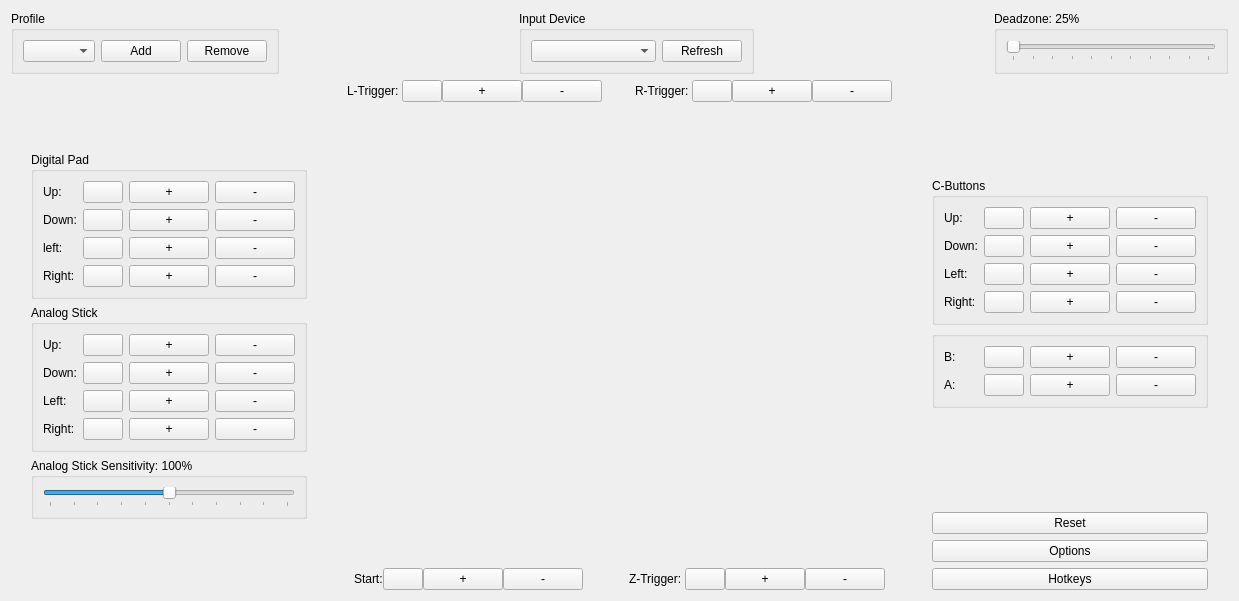
<?xml version="1.0" encoding="UTF-8"?>
<ui version="4.0">
 <class>ControllerWidget</class>
 <widget class="QWidget" name="ControllerWidget">
  <property name="geometry">
   <rect>
    <x>0</x>
    <y>0</y>
    <width>1239</width>
    <height>601</height>
   </rect>
  </property>
  <property name="sizePolicy">
   <sizepolicy hsizetype="Preferred" vsizetype="Preferred">
    <horstretch>0</horstretch>
    <verstretch>0</verstretch>
   </sizepolicy>
  </property>
  <property name="windowTitle">
   <string>ControllerWidget</string>
  </property>
  <layout class="QVBoxLayout" name="verticalLayout_10">
   <item>
    <layout class="QHBoxLayout" name="horizontalLayout_4">
     <item>
      <widget class="QGroupBox" name="profileGroupBox">
       <property name="title">
        <string>Profile</string>
       </property>
       <layout class="QHBoxLayout" name="horizontalLayout_11">
        <item>
         <widget class="QComboBox" name="profileComboBox">
          <property name="sizePolicy">
           <sizepolicy hsizetype="Expanding" vsizetype="Fixed">
            <horstretch>0</horstretch>
            <verstretch>0</verstretch>
           </sizepolicy>
          </property>
          <property name="sizeAdjustPolicy">
           <enum>QComboBox::SizeAdjustPolicy::AdjustToContents</enum>
          </property>
         </widget>
        </item>
        <item>
         <widget class="QPushButton" name="addProfileButton">
          <property name="sizePolicy">
           <sizepolicy hsizetype="Minimum" vsizetype="Fixed">
            <horstretch>0</horstretch>
            <verstretch>0</verstretch>
           </sizepolicy>
          </property>
          <property name="text">
           <string>Add</string>
          </property>
         </widget>
        </item>
        <item>
         <widget class="QPushButton" name="removeProfileButton">
          <property name="sizePolicy">
           <sizepolicy hsizetype="Minimum" vsizetype="Fixed">
            <horstretch>0</horstretch>
            <verstretch>0</verstretch>
           </sizepolicy>
          </property>
          <property name="text">
           <string>Remove</string>
          </property>
         </widget>
        </item>
       </layout>
      </widget>
     </item>
     <item>
      <spacer name="horizontalSpacer_8">
       <property name="orientation">
        <enum>Qt::Orientation::Horizontal</enum>
       </property>
       <property name="sizeHint" stdset="0">
        <size>
         <width>40</width>
         <height>20</height>
        </size>
       </property>
      </spacer>
     </item>
     <item>
      <widget class="QGroupBox" name="groupBox_4">
       <property name="sizePolicy">
        <sizepolicy hsizetype="Preferred" vsizetype="Preferred">
         <horstretch>0</horstretch>
         <verstretch>0</verstretch>
        </sizepolicy>
       </property>
       <property name="title">
        <string>Input Device</string>
       </property>
       <layout class="QHBoxLayout" name="horizontalLayout_10">
        <item>
         <widget class="QComboBox" name="inputDeviceComboBox">
          <property name="sizePolicy">
           <sizepolicy hsizetype="Expanding" vsizetype="Fixed">
            <horstretch>0</horstretch>
            <verstretch>0</verstretch>
           </sizepolicy>
          </property>
          <property name="sizeAdjustPolicy">
           <enum>QComboBox::SizeAdjustPolicy::AdjustToContents</enum>
          </property>
         </widget>
        </item>
        <item>
         <widget class="QPushButton" name="inputDeviceRefreshButton">
          <property name="sizePolicy">
           <sizepolicy hsizetype="Minimum" vsizetype="Fixed">
            <horstretch>0</horstretch>
            <verstretch>0</verstretch>
           </sizepolicy>
          </property>
          <property name="text">
           <string>Refresh</string>
          </property>
         </widget>
        </item>
       </layout>
      </widget>
     </item>
     <item>
      <spacer name="horizontalSpacer_4">
       <property name="orientation">
        <enum>Qt::Orientation::Horizontal</enum>
       </property>
       <property name="sizeHint" stdset="0">
        <size>
         <width>40</width>
         <height>20</height>
        </size>
       </property>
      </spacer>
     </item>
     <item>
      <widget class="QGroupBox" name="deadZoneGroupBox">
       <property name="title">
        <string>Deadzone: 25%</string>
       </property>
       <layout class="QVBoxLayout" name="verticalLayout_5">
        <item>
         <widget class="QSlider" name="deadZoneSlider">
          <property name="sizePolicy">
           <sizepolicy hsizetype="Expanding" vsizetype="Fixed">
            <horstretch>0</horstretch>
            <verstretch>0</verstretch>
           </sizepolicy>
          </property>
          <property name="minimum">
           <number>0</number>
          </property>
          <property name="maximum">
           <number>100</number>
          </property>
          <property name="orientation">
           <enum>Qt::Orientation::Horizontal</enum>
          </property>
          <property name="tickPosition">
           <enum>QSlider::TickPosition::TicksBelow</enum>
          </property>
          <property name="tickInterval">
           <number>10</number>
          </property>
         </widget>
        </item>
       </layout>
      </widget>
     </item>
    </layout>
   </item>
   <item>
    <layout class="QHBoxLayout" name="horizontalLayout_3">
     <item>
      <spacer name="horizontalSpacer">
       <property name="orientation">
        <enum>Qt::Orientation::Horizontal</enum>
       </property>
       <property name="sizeHint" stdset="0">
        <size>
         <width>40</width>
         <height>20</height>
        </size>
       </property>
      </spacer>
     </item>
     <item>
      <layout class="QVBoxLayout" name="verticalLayout_7">
       <item>
        <spacer name="verticalSpacer_3">
         <property name="orientation">
          <enum>Qt::Orientation::Vertical</enum>
         </property>
         <property name="sizeHint" stdset="0">
          <size>
           <width>20</width>
           <height>40</height>
          </size>
         </property>
        </spacer>
       </item>
       <item>
        <widget class="QGroupBox" name="dpadGroupBox">
         <property name="sizePolicy">
          <sizepolicy hsizetype="Minimum" vsizetype="Preferred">
           <horstretch>0</horstretch>
           <verstretch>0</verstretch>
          </sizepolicy>
         </property>
         <property name="title">
          <string>Digital Pad</string>
         </property>
         <property name="flat">
          <bool>false</bool>
         </property>
         <property name="checkable">
          <bool>false</bool>
         </property>
         <layout class="QHBoxLayout" name="horizontalLayout_5">
          <item>
           <layout class="QVBoxLayout" name="verticalLayout_6">
            <item>
             <widget class="QLabel" name="label_19">
              <property name="sizePolicy">
               <sizepolicy hsizetype="Minimum" vsizetype="Preferred">
                <horstretch>0</horstretch>
                <verstretch>0</verstretch>
               </sizepolicy>
              </property>
              <property name="text">
               <string>Up:</string>
              </property>
             </widget>
            </item>
            <item>
             <widget class="QLabel" name="label_20">
              <property name="sizePolicy">
               <sizepolicy hsizetype="Minimum" vsizetype="Preferred">
                <horstretch>0</horstretch>
                <verstretch>0</verstretch>
               </sizepolicy>
              </property>
              <property name="text">
               <string>Down:</string>
              </property>
              <property name="scaledContents">
               <bool>false</bool>
              </property>
              <property name="wordWrap">
               <bool>true</bool>
              </property>
             </widget>
            </item>
            <item>
             <widget class="QLabel" name="label_21">
              <property name="sizePolicy">
               <sizepolicy hsizetype="Minimum" vsizetype="Preferred">
                <horstretch>0</horstretch>
                <verstretch>0</verstretch>
               </sizepolicy>
              </property>
              <property name="text">
               <string>left:</string>
              </property>
             </widget>
            </item>
            <item>
             <widget class="QLabel" name="label_22">
              <property name="sizePolicy">
               <sizepolicy hsizetype="Minimum" vsizetype="Preferred">
                <horstretch>0</horstretch>
                <verstretch>0</verstretch>
               </sizepolicy>
              </property>
              <property name="text">
               <string>Right:</string>
              </property>
             </widget>
            </item>
           </layout>
          </item>
          <item>
           <layout class="QVBoxLayout" name="verticalLayout_4">
            <item>
             <layout class="QHBoxLayout" name="horizontalLayout_19">
              <item>
               <widget class="MappingButton" name="dpadUpButton">
                <property name="sizePolicy">
                 <sizepolicy hsizetype="Minimum" vsizetype="Fixed">
                  <horstretch>0</horstretch>
                  <verstretch>0</verstretch>
                 </sizepolicy>
                </property>
                <property name="text">
                 <string/>
                </property>
               </widget>
              </item>
              <item>
               <widget class="AddMappingButton" name="dpadUpAddButton">
                <property name="text">
                 <string>+</string>
                </property>
               </widget>
              </item>
              <item>
               <widget class="RemoveMappingButton" name="dpadUpRemoveButton">
                <property name="text">
                 <string>-</string>
                </property>
               </widget>
              </item>
             </layout>
            </item>
            <item>
             <layout class="QHBoxLayout" name="horizontalLayout_20">
              <item>
               <widget class="MappingButton" name="dpadDownButton">
                <property name="sizePolicy">
                 <sizepolicy hsizetype="Minimum" vsizetype="Fixed">
                  <horstretch>0</horstretch>
                  <verstretch>0</verstretch>
                 </sizepolicy>
                </property>
                <property name="text">
                 <string/>
                </property>
               </widget>
              </item>
              <item>
               <widget class="AddMappingButton" name="dpadDownAddButton">
                <property name="text">
                 <string>+</string>
                </property>
               </widget>
              </item>
              <item>
               <widget class="RemoveMappingButton" name="dpadDownRemoveButton">
                <property name="text">
                 <string>-</string>
                </property>
               </widget>
              </item>
             </layout>
            </item>
            <item>
             <layout class="QHBoxLayout" name="horizontalLayout_21">
              <item>
               <widget class="MappingButton" name="dpadLeftButton">
                <property name="sizePolicy">
                 <sizepolicy hsizetype="Minimum" vsizetype="Fixed">
                  <horstretch>0</horstretch>
                  <verstretch>0</verstretch>
                 </sizepolicy>
                </property>
                <property name="text">
                 <string/>
                </property>
               </widget>
              </item>
              <item>
               <widget class="AddMappingButton" name="dpadLeftAddButton">
                <property name="text">
                 <string>+</string>
                </property>
               </widget>
              </item>
              <item>
               <widget class="RemoveMappingButton" name="dpadLeftRemoveButton">
                <property name="text">
                 <string>-</string>
                </property>
               </widget>
              </item>
             </layout>
            </item>
            <item>
             <layout class="QHBoxLayout" name="horizontalLayout_22">
              <item>
               <widget class="MappingButton" name="dpadRightButton">
                <property name="sizePolicy">
                 <sizepolicy hsizetype="Minimum" vsizetype="Fixed">
                  <horstretch>0</horstretch>
                  <verstretch>0</verstretch>
                 </sizepolicy>
                </property>
                <property name="text">
                 <string/>
                </property>
               </widget>
              </item>
              <item>
               <widget class="AddMappingButton" name="dpadRightAddButton">
                <property name="text">
                 <string>+</string>
                </property>
               </widget>
              </item>
              <item>
               <widget class="RemoveMappingButton" name="dpadRightRemoveButton">
                <property name="text">
                 <string>-</string>
                </property>
               </widget>
              </item>
             </layout>
            </item>
           </layout>
          </item>
         </layout>
        </widget>
       </item>
       <item>
        <widget class="QGroupBox" name="analogStickGroupBox">
         <property name="sizePolicy">
          <sizepolicy hsizetype="Preferred" vsizetype="Preferred">
           <horstretch>0</horstretch>
           <verstretch>0</verstretch>
          </sizepolicy>
         </property>
         <property name="title">
          <string>Analog Stick</string>
         </property>
         <property name="flat">
          <bool>false</bool>
         </property>
         <property name="checkable">
          <bool>false</bool>
         </property>
         <layout class="QHBoxLayout" name="horizontalLayout_12">
          <item>
           <layout class="QVBoxLayout" name="verticalLayout_12">
            <item>
             <widget class="QLabel" name="label_23">
              <property name="sizePolicy">
               <sizepolicy hsizetype="Minimum" vsizetype="Preferred">
                <horstretch>0</horstretch>
                <verstretch>0</verstretch>
               </sizepolicy>
              </property>
              <property name="text">
               <string>Up:</string>
              </property>
             </widget>
            </item>
            <item>
             <widget class="QLabel" name="label_24">
              <property name="sizePolicy">
               <sizepolicy hsizetype="Minimum" vsizetype="Preferred">
                <horstretch>0</horstretch>
                <verstretch>0</verstretch>
               </sizepolicy>
              </property>
              <property name="text">
               <string>Down:</string>
              </property>
             </widget>
            </item>
            <item>
             <widget class="QLabel" name="label_25">
              <property name="sizePolicy">
               <sizepolicy hsizetype="Minimum" vsizetype="Preferred">
                <horstretch>0</horstretch>
                <verstretch>0</verstretch>
               </sizepolicy>
              </property>
              <property name="text">
               <string>Left:</string>
              </property>
             </widget>
            </item>
            <item>
             <widget class="QLabel" name="label_26">
              <property name="sizePolicy">
               <sizepolicy hsizetype="Minimum" vsizetype="Preferred">
                <horstretch>0</horstretch>
                <verstretch>0</verstretch>
               </sizepolicy>
              </property>
              <property name="text">
               <string>Right:</string>
              </property>
             </widget>
            </item>
           </layout>
          </item>
          <item>
           <layout class="QVBoxLayout" name="verticalLayout_2">
            <item>
             <layout class="QHBoxLayout" name="horizontalLayout_23">
              <item>
               <widget class="MappingButton" name="analogStickUpButton">
                <property name="text">
                 <string/>
                </property>
               </widget>
              </item>
              <item>
               <widget class="AddMappingButton" name="analogStickUpAddButton">
                <property name="sizePolicy">
                 <sizepolicy hsizetype="Minimum" vsizetype="Fixed">
                  <horstretch>0</horstretch>
                  <verstretch>0</verstretch>
                 </sizepolicy>
                </property>
                <property name="text">
                 <string>+</string>
                </property>
               </widget>
              </item>
              <item>
               <widget class="RemoveMappingButton" name="analogStickUpRemoveButton">
                <property name="text">
                 <string>-</string>
                </property>
               </widget>
              </item>
             </layout>
            </item>
            <item>
             <layout class="QHBoxLayout" name="horizontalLayout_24">
              <item>
               <widget class="MappingButton" name="analogStickDownButton">
                <property name="text">
                 <string/>
                </property>
               </widget>
              </item>
              <item>
               <widget class="AddMappingButton" name="analogStickDownAddButton">
                <property name="text">
                 <string>+</string>
                </property>
               </widget>
              </item>
              <item>
               <widget class="RemoveMappingButton" name="analogStickDownRemoveButton">
                <property name="text">
                 <string>-</string>
                </property>
               </widget>
              </item>
             </layout>
            </item>
            <item>
             <layout class="QHBoxLayout" name="horizontalLayout_25">
              <item>
               <widget class="MappingButton" name="analogStickLeftButton">
                <property name="text">
                 <string/>
                </property>
               </widget>
              </item>
              <item>
               <widget class="AddMappingButton" name="analogStickLeftAddButton">
                <property name="text">
                 <string>+</string>
                </property>
               </widget>
              </item>
              <item>
               <widget class="RemoveMappingButton" name="analogStickLeftRemoveButton">
                <property name="text">
                 <string>-</string>
                </property>
               </widget>
              </item>
             </layout>
            </item>
            <item>
             <layout class="QHBoxLayout" name="horizontalLayout_26">
              <item>
               <widget class="MappingButton" name="analogStickRightButton">
                <property name="text">
                 <string/>
                </property>
               </widget>
              </item>
              <item>
               <widget class="AddMappingButton" name="analogStickRightAddButton">
                <property name="text">
                 <string>+</string>
                </property>
               </widget>
              </item>
              <item>
               <widget class="RemoveMappingButton" name="analogStickRightRemoveButton">
                <property name="text">
                 <string>-</string>
                </property>
               </widget>
              </item>
             </layout>
            </item>
           </layout>
          </item>
         </layout>
        </widget>
       </item>
       <item>
        <widget class="QGroupBox" name="analogStickSensitivityGroupBox">
         <property name="title">
          <string>Analog Stick Sensitivity: 100%</string>
         </property>
         <layout class="QVBoxLayout" name="verticalLayout_15">
          <item>
           <widget class="QSlider" name="analogStickSensitivitySlider">
            <property name="sizePolicy">
             <sizepolicy hsizetype="Preferred" vsizetype="Preferred">
              <horstretch>0</horstretch>
              <verstretch>0</verstretch>
             </sizepolicy>
            </property>
            <property name="minimum">
             <number>25</number>
            </property>
            <property name="maximum">
             <number>175</number>
            </property>
            <property name="value">
             <number>100</number>
            </property>
            <property name="orientation">
             <enum>Qt::Orientation::Horizontal</enum>
            </property>
            <property name="tickPosition">
             <enum>QSlider::TickPosition::TicksBelow</enum>
            </property>
            <property name="tickInterval">
             <number>15</number>
            </property>
           </widget>
          </item>
         </layout>
        </widget>
       </item>
       <item>
        <spacer name="verticalSpacer_2">
         <property name="orientation">
          <enum>Qt::Orientation::Vertical</enum>
         </property>
         <property name="sizeHint" stdset="0">
          <size>
           <width>20</width>
           <height>40</height>
          </size>
         </property>
        </spacer>
       </item>
      </layout>
     </item>
     <item>
      <layout class="QVBoxLayout" name="verticalLayout_9">
       <item>
        <layout class="QHBoxLayout" name="horizontalLayout_7">
         <property name="spacing">
          <number>0</number>
         </property>
         <item>
          <spacer name="horizontalSpacer_5">
           <property name="orientation">
            <enum>Qt::Orientation::Horizontal</enum>
           </property>
           <property name="sizeHint" stdset="0">
            <size>
             <width>40</width>
             <height>20</height>
            </size>
           </property>
          </spacer>
         </item>
         <item>
          <layout class="QHBoxLayout" name="horizontalLayout_9">
           <item>
            <widget class="QLabel" name="label_3">
             <property name="text">
              <string>L-Trigger: </string>
             </property>
            </widget>
           </item>
           <item>
            <widget class="MappingButton" name="leftTriggerButton">
             <property name="text">
              <string/>
             </property>
            </widget>
           </item>
           <item>
            <widget class="AddMappingButton" name="leftTriggerAddButton">
             <property name="text">
              <string>+</string>
             </property>
            </widget>
           </item>
           <item>
            <widget class="RemoveMappingButton" name="leftTriggerRemoveButton">
             <property name="text">
              <string>-</string>
             </property>
            </widget>
           </item>
           <item>
            <spacer name="horizontalSpacer_7">
             <property name="orientation">
              <enum>Qt::Orientation::Horizontal</enum>
             </property>
             <property name="sizeHint" stdset="0">
              <size>
               <width>40</width>
               <height>20</height>
              </size>
             </property>
            </spacer>
           </item>
          </layout>
         </item>
         <item>
          <layout class="QHBoxLayout" name="horizontalLayout_8">
           <item>
            <widget class="QLabel" name="label_6">
             <property name="text">
              <string>R-Trigger: </string>
             </property>
            </widget>
           </item>
           <item>
            <widget class="MappingButton" name="rightTriggerButton">
             <property name="text">
              <string/>
             </property>
            </widget>
           </item>
           <item>
            <widget class="AddMappingButton" name="rightTriggerAddButton">
             <property name="text">
              <string>+</string>
             </property>
            </widget>
           </item>
           <item>
            <widget class="RemoveMappingButton" name="rightTriggerRemoveButton">
             <property name="text">
              <string>-</string>
             </property>
            </widget>
           </item>
          </layout>
         </item>
         <item>
          <spacer name="horizontalSpacer_6">
           <property name="orientation">
            <enum>Qt::Orientation::Horizontal</enum>
           </property>
           <property name="sizeHint" stdset="0">
            <size>
             <width>40</width>
             <height>20</height>
            </size>
           </property>
          </spacer>
         </item>
        </layout>
       </item>
       <item>
        <widget class="ControllerImageWidget" name="controllerImageWidget" native="true">
         <property name="sizePolicy">
          <sizepolicy hsizetype="Expanding" vsizetype="Expanding">
           <horstretch>0</horstretch>
           <verstretch>0</verstretch>
          </sizepolicy>
         </property>
         <property name="minimumSize">
          <size>
           <width>527</width>
           <height>0</height>
          </size>
         </property>
        </widget>
       </item>
       <item>
        <layout class="QHBoxLayout" name="horizontalLayout">
         <item>
          <spacer name="horizontalSpacer_10">
           <property name="orientation">
            <enum>Qt::Orientation::Horizontal</enum>
           </property>
           <property name="sizeHint" stdset="0">
            <size>
             <width>40</width>
             <height>20</height>
            </size>
           </property>
          </spacer>
         </item>
         <item>
          <layout class="QHBoxLayout" name="horizontalLayout_2">
           <property name="spacing">
            <number>0</number>
           </property>
           <item>
            <widget class="QLabel" name="label">
             <property name="text">
              <string>Start:</string>
             </property>
            </widget>
           </item>
           <item>
            <widget class="MappingButton" name="startButton">
             <property name="text">
              <string/>
             </property>
            </widget>
           </item>
           <item>
            <widget class="AddMappingButton" name="startAddButton">
             <property name="text">
              <string>+</string>
             </property>
            </widget>
           </item>
           <item>
            <widget class="RemoveMappingButton" name="startRemoveButton">
             <property name="text">
              <string>-</string>
             </property>
            </widget>
           </item>
          </layout>
         </item>
         <item>
          <spacer name="horizontalSpacer_2">
           <property name="orientation">
            <enum>Qt::Orientation::Horizontal</enum>
           </property>
           <property name="sizeHint" stdset="0">
            <size>
             <width>40</width>
             <height>20</height>
            </size>
           </property>
          </spacer>
         </item>
         <item>
          <layout class="QHBoxLayout" name="horizontalLayout_6">
           <property name="spacing">
            <number>0</number>
           </property>
           <item>
            <widget class="QLabel" name="label_2">
             <property name="text">
              <string>Z-Trigger: </string>
             </property>
            </widget>
           </item>
           <item>
            <widget class="MappingButton" name="zTriggerButton">
             <property name="text">
              <string/>
             </property>
            </widget>
           </item>
           <item>
            <widget class="AddMappingButton" name="zTriggerAddButton">
             <property name="text">
              <string>+</string>
             </property>
            </widget>
           </item>
           <item>
            <widget class="RemoveMappingButton" name="zTriggerRemoveButton">
             <property name="text">
              <string>-</string>
             </property>
            </widget>
           </item>
          </layout>
         </item>
         <item>
          <spacer name="horizontalSpacer_11">
           <property name="orientation">
            <enum>Qt::Orientation::Horizontal</enum>
           </property>
           <property name="sizeHint" stdset="0">
            <size>
             <width>40</width>
             <height>20</height>
            </size>
           </property>
          </spacer>
         </item>
        </layout>
       </item>
      </layout>
     </item>
     <item>
      <layout class="QVBoxLayout" name="verticalLayout_8">
       <item>
        <spacer name="verticalSpacer_4">
         <property name="orientation">
          <enum>Qt::Orientation::Vertical</enum>
         </property>
         <property name="sizeHint" stdset="0">
          <size>
           <width>20</width>
           <height>40</height>
          </size>
         </property>
        </spacer>
       </item>
       <item>
        <widget class="QGroupBox" name="cButtonsGroupBox">
         <property name="sizePolicy">
          <sizepolicy hsizetype="Minimum" vsizetype="Preferred">
           <horstretch>0</horstretch>
           <verstretch>0</verstretch>
          </sizepolicy>
         </property>
         <property name="title">
          <string>C-Buttons</string>
         </property>
         <property name="flat">
          <bool>false</bool>
         </property>
         <property name="checkable">
          <bool>false</bool>
         </property>
         <layout class="QHBoxLayout" name="horizontalLayout_13">
          <item>
           <layout class="QVBoxLayout" name="verticalLayout_13">
            <item>
             <widget class="QLabel" name="label_28">
              <property name="sizePolicy">
               <sizepolicy hsizetype="Minimum" vsizetype="Preferred">
                <horstretch>0</horstretch>
                <verstretch>0</verstretch>
               </sizepolicy>
              </property>
              <property name="text">
               <string>Up:</string>
              </property>
             </widget>
            </item>
            <item>
             <widget class="QLabel" name="label_27">
              <property name="sizePolicy">
               <sizepolicy hsizetype="Minimum" vsizetype="Preferred">
                <horstretch>0</horstretch>
                <verstretch>0</verstretch>
               </sizepolicy>
              </property>
              <property name="text">
               <string>Down:</string>
              </property>
             </widget>
            </item>
            <item>
             <widget class="QLabel" name="label_29">
              <property name="sizePolicy">
               <sizepolicy hsizetype="Minimum" vsizetype="Preferred">
                <horstretch>0</horstretch>
                <verstretch>0</verstretch>
               </sizepolicy>
              </property>
              <property name="text">
               <string>Left:</string>
              </property>
             </widget>
            </item>
            <item>
             <widget class="QLabel" name="label_30">
              <property name="sizePolicy">
               <sizepolicy hsizetype="Minimum" vsizetype="Preferred">
                <horstretch>0</horstretch>
                <verstretch>0</verstretch>
               </sizepolicy>
              </property>
              <property name="text">
               <string>Right:</string>
              </property>
             </widget>
            </item>
           </layout>
          </item>
          <item>
           <layout class="QVBoxLayout" name="verticalLayout_3">
            <item>
             <layout class="QHBoxLayout" name="horizontalLayout_28">
              <item>
               <widget class="MappingButton" name="cbuttonUpButton">
                <property name="sizePolicy">
                 <sizepolicy hsizetype="Minimum" vsizetype="Fixed">
                  <horstretch>0</horstretch>
                  <verstretch>0</verstretch>
                 </sizepolicy>
                </property>
                <property name="text">
                 <string/>
                </property>
               </widget>
              </item>
              <item>
               <widget class="AddMappingButton" name="cbuttonUpAddButton">
                <property name="text">
                 <string>+</string>
                </property>
               </widget>
              </item>
              <item>
               <widget class="RemoveMappingButton" name="cbuttonUpRemoveButton">
                <property name="text">
                 <string>-</string>
                </property>
               </widget>
              </item>
             </layout>
            </item>
            <item>
             <layout class="QHBoxLayout" name="horizontalLayout_27">
              <item>
               <widget class="MappingButton" name="cbuttonDownButton">
                <property name="sizePolicy">
                 <sizepolicy hsizetype="Minimum" vsizetype="Fixed">
                  <horstretch>0</horstretch>
                  <verstretch>0</verstretch>
                 </sizepolicy>
                </property>
                <property name="text">
                 <string/>
                </property>
               </widget>
              </item>
              <item>
               <widget class="AddMappingButton" name="cbuttonDownAddButton">
                <property name="text">
                 <string>+</string>
                </property>
               </widget>
              </item>
              <item>
               <widget class="RemoveMappingButton" name="cbuttonDownRemoveButton">
                <property name="text">
                 <string>-</string>
                </property>
               </widget>
              </item>
             </layout>
            </item>
            <item>
             <layout class="QHBoxLayout" name="horizontalLayout_29">
              <item>
               <widget class="MappingButton" name="cbuttonLeftButton">
                <property name="sizePolicy">
                 <sizepolicy hsizetype="Minimum" vsizetype="Fixed">
                  <horstretch>0</horstretch>
                  <verstretch>0</verstretch>
                 </sizepolicy>
                </property>
                <property name="text">
                 <string/>
                </property>
               </widget>
              </item>
              <item>
               <widget class="AddMappingButton" name="cbuttonLeftAddButton">
                <property name="text">
                 <string>+</string>
                </property>
               </widget>
              </item>
              <item>
               <widget class="RemoveMappingButton" name="cbuttonLeftRemoveButton">
                <property name="text">
                 <string>-</string>
                </property>
               </widget>
              </item>
             </layout>
            </item>
            <item>
             <layout class="QHBoxLayout" name="horizontalLayout_30">
              <item>
               <widget class="MappingButton" name="cbuttonRightButton">
                <property name="sizePolicy">
                 <sizepolicy hsizetype="Minimum" vsizetype="Fixed">
                  <horstretch>0</horstretch>
                  <verstretch>0</verstretch>
                 </sizepolicy>
                </property>
                <property name="text">
                 <string/>
                </property>
               </widget>
              </item>
              <item>
               <widget class="AddMappingButton" name="cbuttonRightAddButton">
                <property name="text">
                 <string>+</string>
                </property>
               </widget>
              </item>
              <item>
               <widget class="RemoveMappingButton" name="cbuttonRightRemoveButton">
                <property name="text">
                 <string>-</string>
                </property>
               </widget>
              </item>
             </layout>
            </item>
           </layout>
          </item>
         </layout>
        </widget>
       </item>
       <item>
        <widget class="QGroupBox" name="buttonsGroupBox">
         <property name="sizePolicy">
          <sizepolicy hsizetype="Minimum" vsizetype="Preferred">
           <horstretch>0</horstretch>
           <verstretch>0</verstretch>
          </sizepolicy>
         </property>
         <property name="title">
          <string/>
         </property>
         <layout class="QHBoxLayout" name="horizontalLayout_14">
          <item>
           <layout class="QVBoxLayout" name="verticalLayout_14">
            <item>
             <widget class="QLabel" name="label_16">
              <property name="sizePolicy">
               <sizepolicy hsizetype="Minimum" vsizetype="Preferred">
                <horstretch>0</horstretch>
                <verstretch>0</verstretch>
               </sizepolicy>
              </property>
              <property name="text">
               <string>B:</string>
              </property>
             </widget>
            </item>
            <item>
             <widget class="QLabel" name="label_17">
              <property name="sizePolicy">
               <sizepolicy hsizetype="Minimum" vsizetype="Preferred">
                <horstretch>0</horstretch>
                <verstretch>0</verstretch>
               </sizepolicy>
              </property>
              <property name="text">
               <string>A:</string>
              </property>
             </widget>
            </item>
           </layout>
          </item>
          <item>
           <layout class="QVBoxLayout" name="verticalLayout_11">
            <item>
             <layout class="QHBoxLayout" name="horizontalLayout_16">
              <item>
               <widget class="MappingButton" name="bButton">
                <property name="sizePolicy">
                 <sizepolicy hsizetype="Minimum" vsizetype="Fixed">
                  <horstretch>0</horstretch>
                  <verstretch>0</verstretch>
                 </sizepolicy>
                </property>
                <property name="text">
                 <string/>
                </property>
               </widget>
              </item>
              <item>
               <widget class="AddMappingButton" name="bAddButton">
                <property name="text">
                 <string>+</string>
                </property>
               </widget>
              </item>
              <item>
               <widget class="RemoveMappingButton" name="bRemoveButton">
                <property name="text">
                 <string>-</string>
                </property>
               </widget>
              </item>
             </layout>
            </item>
            <item>
             <layout class="QHBoxLayout" name="horizontalLayout_17">
              <item>
               <widget class="MappingButton" name="aButton">
                <property name="sizePolicy">
                 <sizepolicy hsizetype="Minimum" vsizetype="Fixed">
                  <horstretch>0</horstretch>
                  <verstretch>0</verstretch>
                 </sizepolicy>
                </property>
                <property name="text">
                 <string/>
                </property>
               </widget>
              </item>
              <item>
               <widget class="AddMappingButton" name="aAddButton">
                <property name="text">
                 <string>+</string>
                </property>
               </widget>
              </item>
              <item>
               <widget class="RemoveMappingButton" name="aRemoveButton">
                <property name="text">
                 <string>-</string>
                </property>
               </widget>
              </item>
             </layout>
            </item>
           </layout>
          </item>
         </layout>
        </widget>
       </item>
       <item>
        <spacer name="verticalSpacer">
         <property name="orientation">
          <enum>Qt::Orientation::Vertical</enum>
         </property>
         <property name="sizeHint" stdset="0">
          <size>
           <width>20</width>
           <height>40</height>
          </size>
         </property>
        </spacer>
       </item>
       <item>
        <widget class="QPushButton" name="resetButton">
         <property name="text">
          <string>Reset</string>
         </property>
        </widget>
       </item>
       <item>
        <widget class="QPushButton" name="optionsButton">
         <property name="text">
          <string>Options</string>
         </property>
        </widget>
       </item>
       <item>
        <widget class="QPushButton" name="hotkeysButton">
         <property name="text">
          <string>Hotkeys</string>
         </property>
        </widget>
       </item>
      </layout>
     </item>
     <item>
      <spacer name="horizontalSpacer_3">
       <property name="orientation">
        <enum>Qt::Orientation::Horizontal</enum>
       </property>
       <property name="sizeHint" stdset="0">
        <size>
         <width>40</width>
         <height>20</height>
        </size>
       </property>
      </spacer>
     </item>
    </layout>
   </item>
  </layout>
 </widget>
 <customwidgets>
  <customwidget>
   <class>MappingButton</class>
   <extends>QPushButton</extends>
   <header>UserInterface/Widget/MappingButton.hpp</header>
  </customwidget>
  <customwidget>
   <class>ControllerImageWidget</class>
   <extends>QWidget</extends>
   <header>UserInterface/Widget/ControllerImageWidget.hpp</header>
   <container>1</container>
  </customwidget>
  <customwidget>
   <class>AddMappingButton</class>
   <extends>QPushButton</extends>
   <header>UserInterface/Widget/AddMappingButton.hpp</header>
  </customwidget>
  <customwidget>
   <class>RemoveMappingButton</class>
   <extends>QPushButton</extends>
   <header>UserInterface/Widget/RemoveMappingButton.hpp</header>
  </customwidget>
 </customwidgets>
 <resources/>
 <connections/>
</ui>
